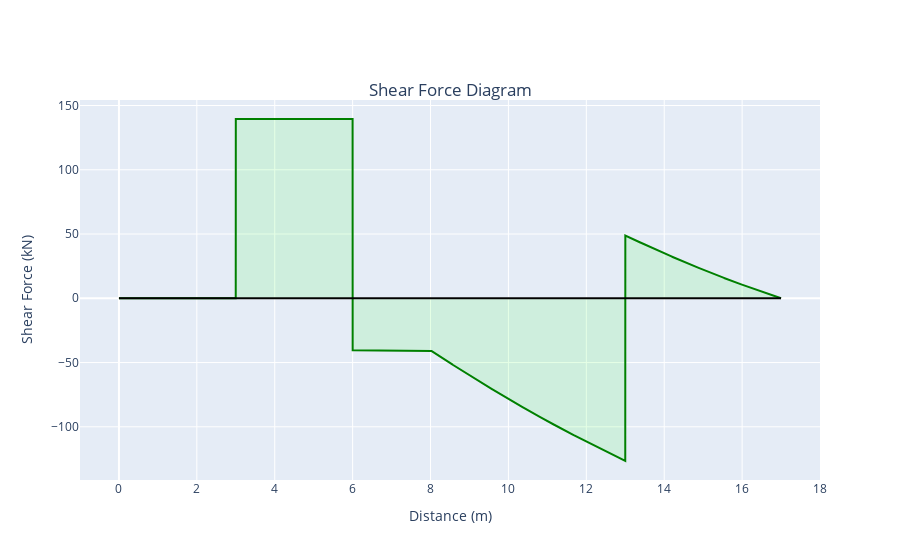

The cell this chart's notebook holds for it:
### Code cell
layout = go.Layout(
    title = {'text' : 'Shear Force Diagram', 
             'y':0.85,
             'x':0.5,
            'xanchor':'center',
            'yanchor':'top'},    
    yaxis = dict(
        title = 'Shear Force (kN)'
    ),
    xaxis = dict(
        title = 'Distance (m)',
        range = [-1, span+1]
    ),
    showlegend = False,
)


line = go.Scatter(
    x = X,
    y = sum(shearForce),
    mode = 'lines',
    name = 'Shear Force',
    fill = 'tonexty',
    line_color = 'green',
    fillcolor = 'rgba(0,255,0,0.1)'
)

axis = go.Scatter(
    x = [0,span],
    y = [0,0],
    mode = 'lines',
    line_color = 'black'
)

fig = go.Figure(data=[line,axis], layout = layout)

py.offline.iplot(fig)

### Figure 1 — Plotly figure (JSON) as saved in the notebook; plotly's stock layout.template omitted (floating-point values rounded to 4 significant figures; data arrays with more than 128 entries replaced by an {"elided": "..."} marker saying what was removed)
{"data": [{"fill": "tonexty", "fillcolor": "rgba(0,255,0,0.1)", "line": {"color": "green"}, "mode": "lines", "name": "Shear Force", "type": "scatter", "x": {"elided": "10001 float values"}, "y": {"elided": "10001 float values"}}, {"line": {"color": "black"}, "mode": "lines", "type": "scatter", "x": [0, 17], "y": [0, 0]}], "layout": {"showlegend": false, "title": {"text": "Shear Force Diagram", "x": 0.5, "xanchor": "center", "y": 0.85, "yanchor": "top"}, "xaxis": {"range": [-1, 18], "title": {"text": "Distance (m)"}}, "yaxis": {"title": {"text": "Shear Force (kN)"}}}}
